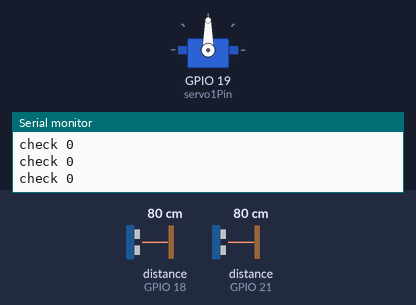
Bench run of a sketch on a simulated ESP32. Shown: servo, the last lines printed to the serial monitor. Wiring (inferred from the names in the program): 2 × ultrasonic range finder: trigger GPIO 4, echo GPIO 21 / trigger GPIO 5, echo GPIO 18. The inputs (shaded band) are chosen by the test bench; at power-on: distance to the obstacle (sensors on GPIO 18, GPIO 21) 80 cm. The echo pulse lasts 58.3 µs per cm; nothing arrives over Bluetooth unless stated.

Above: at 1.8 s.
1.9 s: distance to the obstacle (sensor on GPIO 18) set to 12 cm
3.4 s: distance to the obstacle (sensor on GPIO 18) set to 9 cm
At 4.1 s:
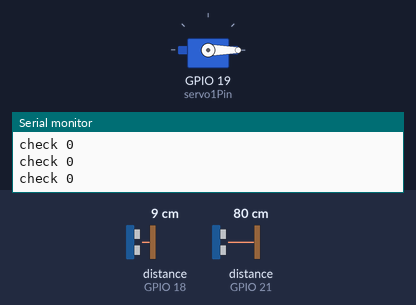
5.3 s: distance to the obstacle (sensor on GPIO 21) set to 12 cm
7.6 s: distance to the obstacle (sensor on GPIO 21) set to 9 cm
At 9.0 s:
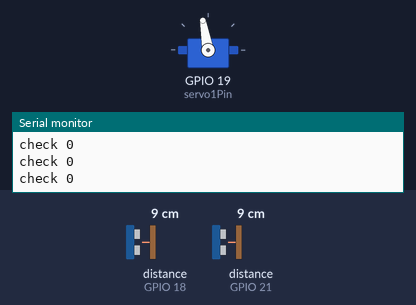
Timing chart, 0 to 17.8 s (numbered marks = the images above; inputs shaded):
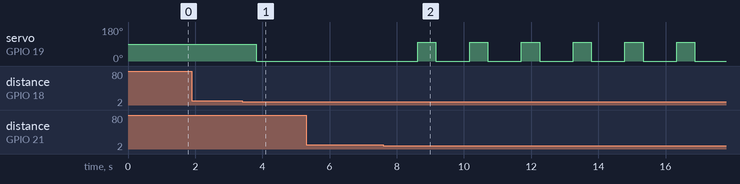

Measured:
- the behaviour switches between 11 and 10 cm on distance to the obstacle (sensor on GPIO 18) (found by bisection; images 0 and 1)
- the behaviour switches between 11 and 10 cm on distance to the obstacle (sensor on GPIO 21) (found by bisection; images 1 and 2)
- after the input at 3.4 s, servo on GPIO 19 (servo1Pin): 90° → 0° after 0.42 s
- after the input at 7.6 s, servo on GPIO 19 (servo1Pin): alternates 100° for 0.54 s and 0° for 1.0 s, starting after 1.0 s

The sketch:

Gate_with_bluetooth.ino
```cpp
#include <ESP32Servo.h>
#include "BluetoothSerial.h"
// 만약 블루트스 꺼져있을 경우
#if !defined(CONFIG_BT_ENABLED) || !defined(CONFIG_BLUEDROID_ENABLED)
#error Bluetooth is not enabled! Please run `make menuconfig` to and enable it
#endif
// 보드에 서버머터 19핀
static const int servo1Pin = 19; //printed G19 on the board

Servo servo1;  //Declaring servo motor
//CAR IN ULTRA SONIC 차 들어왔을 때
int trigPin1 = 5;
int echoPin1 = 18;

int CHECK;
int CHECK1;
//CAR OUT ULTRA SONIC 차 나갔을 때
int trigPin2 = 4;
int echoPin2 = 21;

//서버 머터를 계산하기 위한 코드
int duration1;
int distance1;
int duration2;
int distance2;

//차를 양벙향으로 가오도록 하기 위한 카온터
int flag1 = 0;
int flag2 = 0;

//블루투스 declaring
BluetoothSerial SerialBT;
String inData;

// Received value will be stored as CHAR in this variable
char receivedChar;

void setup() {
  Serial.begin(115200);
  SerialBT.begin("ESP32 bluetooth"); //Bluetooth device name
  Serial.println("The device started, now you can pair it with bluetooth!");
  servo1.attach(servo1Pin);

  pinMode(trigPin1, OUTPUT);
  pinMode(echoPin1, INPUT);
  pinMode(trigPin2, OUTPUT);
  pinMode(echoPin2, INPUT);
}

void loop() {


  //Servo with ESP32 Bluetooth
  if (Serial.available()) {
    SerialBT.write(Serial.read());
  }
  //Recieve data from RaspberryPi
  while (SerialBT.available() ) {
    receivedChar =(char)SerialBT.read();
    inData += receivedChar;
        if (receivedChar == '\n')
        {
        // write on pi
        SerialBT.print("Received:");
        SerialBT.println(inData);
        //print on Serial Monitor
        Serial.print("Received:");
        Serial.println(inData);
        //convert it to integer
        CHECK = inData.toInt() ;
        // Clear recieved buffer
        inData = "";
        }
  }
  delay(20);
  Serial.print("check ");
  Serial.println(CHECK);
  delay(500);
  CHECK1 = CHECK;
if(CHECK1 != 6){
  ultra_sonic();
  if(distance1 < 10 && flag1==0){
      flag1=1;
      if(flag2==0){
        servo1.write(0);
      }
  }
  if(distance2 < 10 && flag2==0){
    flag2=1;
    if(flag1==0){
    servo1.write(0);
    }
  }
  if(flag1==1 && flag2==1){
    delay (1000);
    servo1.write(100);
    flag1=0,
    flag2=0;
  }
 delay(20);
}


}//void loop ends here

//ultra sonic method for calculating distance for the sensor
void ultra_sonic(){
  digitalWrite(trigPin1, LOW);
  delayMicroseconds(2);
  digitalWrite(trigPin1, HIGH);
  delayMicroseconds(10);
  digitalWrite(trigPin1, LOW);
  duration1 = pulseIn(echoPin1, HIGH);
  distance1 = duration1*0.034/2;
  //ultra2
  digitalWrite(trigPin2, LOW);
  delayMicroseconds(2);
  digitalWrite(trigPin2, HIGH);
  delayMicroseconds(10);
  digitalWrite(trigPin2, LOW);
  duration2 = pulseIn(echoPin2, HIGH);
  distance2 = duration2*0.034/2;
}
```
